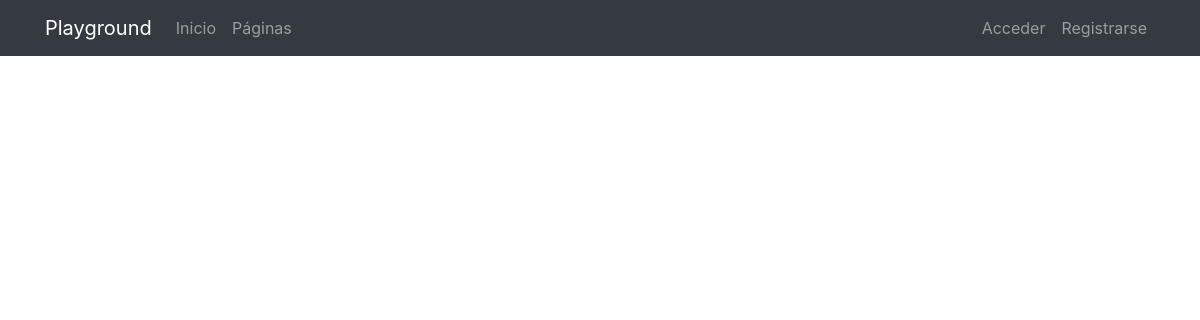
Page /pages/ on the earlier database version.
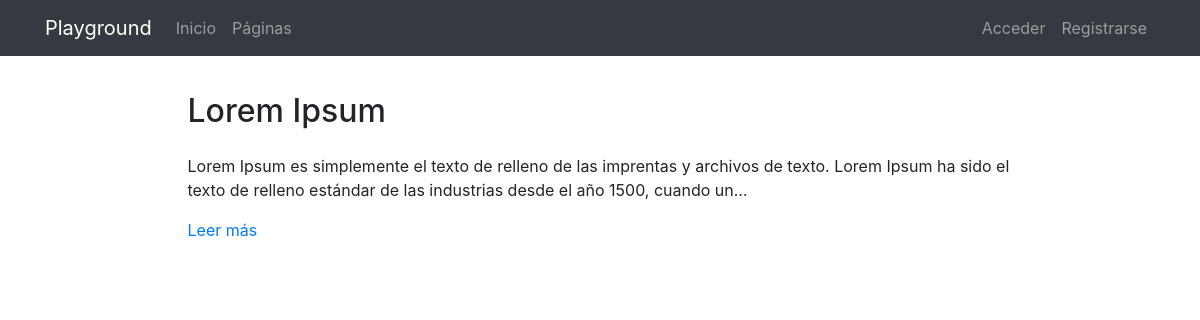
Same page on the later database version.
### applications/pages/models.py (models this page shows, shortened)
class Page(models.Model):
    title = models.CharField(verbose_name="Título", max_length=200)
    content = RichTextField(verbose_name="Contenido")
    order = models.SmallIntegerField(verbose_name="Orden", default=0)
    created = models.DateTimeField(auto_now_add=True, verbose_name="Fecha de creación")
    updated = models.DateTimeField(auto_now=True, verbose_name="Fecha de edición")
    class Meta:
        verbose_name = "página"
        verbose_name_plural = "páginas"
        ordering = ['order', 'title']

### applications/pages/views.py (the view)
# urls.py: path('', PageListView.as_view(), name='pages'),
class PageListView(ListView):
    model = Page

### templates/pages/page_list.html (shortened to what this page needs)
{% extends 'base.html' %}
{% load static %}
{% block content %}
{% include 'includes/pages/pages_menu.html' %}
<main role="main">
  <div class="container mb-4">
    {% for page in page_list|dictsort:'id' reversed  %}
      <div class="row mt-3">
        <div class="col-md-9 mx-auto">
          <h2 class="mb-4">{{page.title}}</h2>
          <div>
            <p>{{page.content|striptags|safe|truncatechars:"200"}}</p>
            <p><a href="{% url 'pages:page' page.id page.title|slugify %}">Leer más</a>
            </p>
          </div>
        </div>
      </div>
    {% endfor %}
  </div>
</main>
{% endblock %}

Differences in the rows shown:
added Page: title "Lorem Ipsum", content "Lorem Ipsum es simplemente el texto de relleno de las imprentas y archivos de texto. Lorem Ipsum ha sido el texto de relleno estándar de las industrias desde el año 1500, cuando un…"
